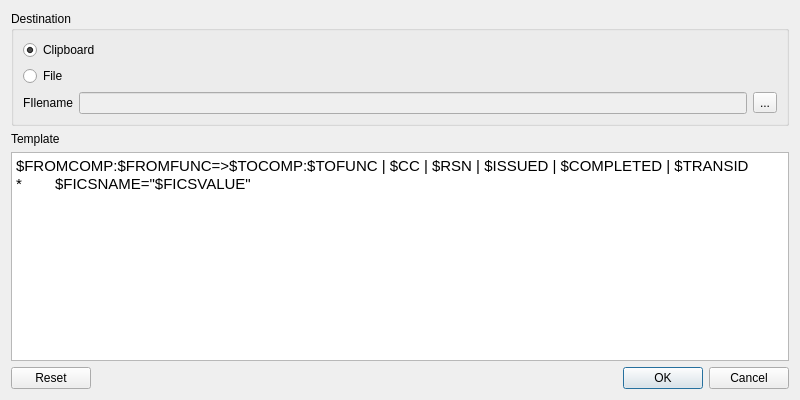
<?xml version="1.0" encoding="UTF-8"?>
<ui version="4.0">
 <class>ExportDialog</class>
 <widget class="QDialog" name="ExportDialog">
  <property name="geometry">
   <rect>
    <x>0</x>
    <y>0</y>
    <width>800</width>
    <height>400</height>
   </rect>
  </property>
  <property name="windowTitle">
   <string>Dialog</string>
  </property>
  <layout class="QVBoxLayout" name="verticalLayout_2">
   <item>
    <widget class="QGroupBox" name="groupBox">
     <property name="title">
      <string>Destination</string>
     </property>
     <layout class="QGridLayout" name="gridLayout">
      <item row="0" column="0" colspan="3">
       <widget class="QRadioButton" name="rb_Clipboard">
        <property name="text">
         <string>Clipboard</string>
        </property>
        <property name="checked">
         <bool>true</bool>
        </property>
       </widget>
      </item>
      <item row="1" column="0" colspan="3">
       <widget class="QRadioButton" name="rb_File">
        <property name="text">
         <string>File</string>
        </property>
       </widget>
      </item>
      <item row="2" column="0">
       <widget class="QLabel" name="label_2">
        <property name="text">
         <string>FIlename</string>
        </property>
       </widget>
      </item>
      <item row="2" column="1">
       <widget class="QLineEdit" name="le_Filename">
        <property name="enabled">
         <bool>false</bool>
        </property>
       </widget>
      </item>
      <item row="2" column="2">
       <widget class="QToolButton" name="toolButton">
        <property name="text">
         <string>...</string>
        </property>
       </widget>
      </item>
     </layout>
    </widget>
   </item>
   <item>
    <widget class="QLabel" name="label">
     <property name="text">
      <string>Template</string>
     </property>
    </widget>
   </item>
   <item>
    <widget class="QTextEdit" name="te_Template">
     <property name="html">
      <string>&lt;!DOCTYPE HTML PUBLIC &quot;-//W3C//DTD HTML 4.0//EN&quot; &quot;http://www.w3.org/TR/REC-html40/strict.dtd&quot;&gt;
&lt;html&gt;&lt;head&gt;&lt;meta name=&quot;qrichtext&quot; content=&quot;1&quot; /&gt;&lt;style type=&quot;text/css&quot;&gt;
p, li { white-space: pre-wrap; }
&lt;/style&gt;&lt;/head&gt;&lt;body style=&quot; font-family:'Ubuntu'; font-size:11pt; font-weight:400; font-style:normal;&quot;&gt;
&lt;p style=&quot; margin-top:0px; margin-bottom:0px; margin-left:0px; margin-right:0px; -qt-block-indent:0; text-indent:0px;&quot;&gt;$FROMCOMP:$FROMFUNC=&amp;gt;$TOCOMP:$TOFUNC | $CC | $RSN | $ISSUED | $COMPLETED | $TRANSID&lt;/p&gt;
&lt;p style=&quot; margin-top:0px; margin-bottom:0px; margin-left:0px; margin-right:0px; -qt-block-indent:0; text-indent:0px;&quot;&gt;*        $FICSNAME=&amp;quot;$FICSVALUE&amp;quot;&lt;/p&gt;&lt;/body&gt;&lt;/html&gt;</string>
     </property>
    </widget>
   </item>
   <item>
    <widget class="QDialogButtonBox" name="buttonBox">
     <property name="orientation">
      <enum>Qt::Horizontal</enum>
     </property>
     <property name="standardButtons">
      <set>QDialogButtonBox::Cancel|QDialogButtonBox::Ok|QDialogButtonBox::Reset</set>
     </property>
    </widget>
   </item>
  </layout>
 </widget>
 <resources/>
 <connections>
  <connection>
   <sender>buttonBox</sender>
   <signal>accepted()</signal>
   <receiver>ExportDialog</receiver>
   <slot>accept()</slot>
   <hints>
    <hint type="sourcelabel">
     <x>248</x>
     <y>254</y>
    </hint>
    <hint type="destinationlabel">
     <x>157</x>
     <y>274</y>
    </hint>
   </hints>
  </connection>
  <connection>
   <sender>buttonBox</sender>
   <signal>rejected()</signal>
   <receiver>ExportDialog</receiver>
   <slot>reject()</slot>
   <hints>
    <hint type="sourcelabel">
     <x>316</x>
     <y>260</y>
    </hint>
    <hint type="destinationlabel">
     <x>286</x>
     <y>274</y>
    </hint>
   </hints>
  </connection>
  <connection>
   <sender>rb_File</sender>
   <signal>toggled(bool)</signal>
   <receiver>le_Filename</receiver>
   <slot>setEnabled(bool)</slot>
   <hints>
    <hint type="sourcelabel">
     <x>265</x>
     <y>72</y>
    </hint>
    <hint type="destinationlabel">
     <x>285</x>
     <y>103</y>
    </hint>
   </hints>
  </connection>
 </connections>
</ui>
